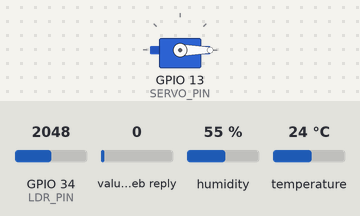
A program run on a simulated ESP32. Parts: servo. The test bench sets the inputs (shaded band); at power-on: GPIO 34 (LDR_PIN) = 2048, humidity 55 %, value in the web reply 0, temperature 24 °C (analog values on the 0–4095 scale). WiFi joins after 1.5 s; servers stay silent unless stated; web services answer with replies made up by the test bench; what the program prints to the serial monitor is not drawn.

Above: at 3.4 s.
3.5 s: GPIO 34 (LDR_PIN) set to 2430
5.0 s: GPIO 34 (LDR_PIN) set to 2562
At 7.2 s:
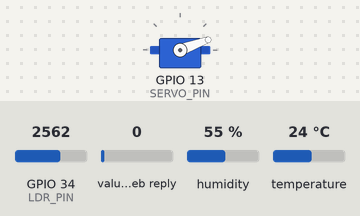
9.9 s: humidity set to 88 %
21.7 s: humidity set to 81 %
24.0 s: humidity set to 78 %
At 28.9 s:
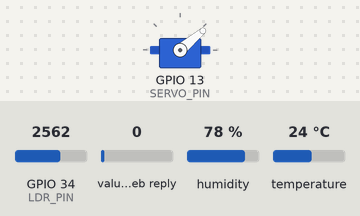
At 30.9 s:
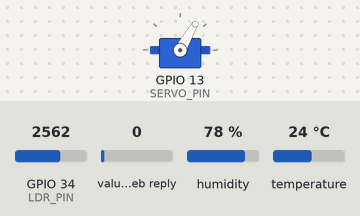
33.5 s: GPIO 34 (LDR_PIN) set to 2027
41.7 s: GPIO 34 (LDR_PIN) set to 1945
At 42.2 s:
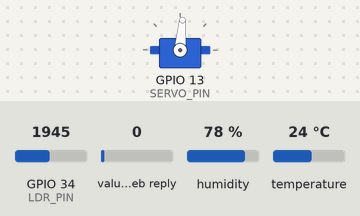
Timing chart, 0 to 46.8 s (numbered marks = the images above; inputs shaded):
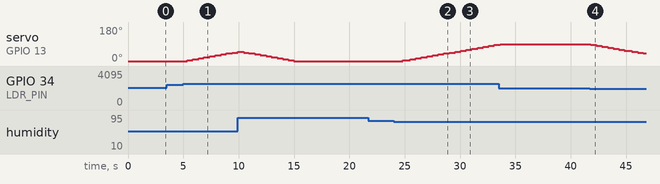

The program:

main.cpp
```cpp
#include <Arduino.h>
#include <WiFi.h>
#include <HTTPClient.h>
#include <Wire.h>
#include <ESP32Servo.h>

// ========== 选择你的温湿度传感器 ==========
//#define USE_AHT20          // 如果是 AHT20，取消注释
#define USE_DHT20            // 你的板更可能是 DHT20

#ifdef USE_DHT20
  #include <DHT20.h>
  DHT20 dht20;
#else
  #include <Adafruit_AHTX0.h>
  Adafruit_AHTX0 aht;
#endif

// ========== Wi-Fi ==========
#define WIFI_SSID     "SETUP-4114"
#define WIFI_PASSWORD "bright8783alert"

// ========== ThingSpeak ==========
#define TS_CHANNEL_ID     "3199845"
// f1=tempC, f2=humidity, f3=ldr_raw, f4=command (OPEN/CLOSE/AUTO), f5=servo_deg
#define TS_READ_API_KEY   "JKJQFNBEDDVENAAM"
#define TS_WRITE_API_KEY  "A94QD484Q4O3IOLX"
static const char* TS_HOST = "https://api.thingspeak.com";

// ========== LDR ==========
#define LDR_PIN         34
#define LDR_SAMPLES     8
#define LUX_OPEN_TH     2500
#define LUX_CLOSE_TH    2000

// ========== 舵机 ==========
Servo servo;
#define SERVO_PIN       13
#define SERVO_MIN_DEG   0
#define SERVO_MAX_DEG   90
#define SERVO_STEP_DEG  5

// ========== 规则/时序 ==========
#define HOT_TEMP_C                30.0
#define HUMID_RH                  80.0

#define CTRL_PERIOD_MS            500
#define PRINT_PERIOD_MS           1500
#define SENSOR_MIN_INTERVAL_MS    1000   // ← 关键：3 秒采样一次
#define SENSOR_RETRY              3
#define SENSOR_RETRY_DELAY_MS     120     // 读失败后的短等待

#define CMD_POLL_MS               5000
#define UPLOAD_PERIOD_MS          20000   // TS 免费版 ≥15s

// ========== I2C ==========
#define SDA_PIN 21
#define SCL_PIN 22
#define I2C_CLOCK_HZ  50000       // 25~50k 更抗干扰

// ========== 可选：I²C 期间暂停 PWM(抗干扰) ==========
#define PAUSE_PWM_DURING_I2C  0   // 1=开启暂停，0=关闭（保持你原来的风格）

// ========== 全局状态 ==========
uint32_t lastPrint=0, lastCtrl=0;
uint32_t lastTHRead=0;        // 上次真正读取温湿度时间戳
uint32_t lastCmdPoll=0;
uint32_t lastUpload=0;

bool   g_bright=false;
int    g_servoPos=0;
String g_mode = "AUTO";       // "OPEN" / "CLOSE" / "AUTO"

float  g_lastT=NAN, g_lastH=NAN;
bool   g_hasGood=false;

bool   pwmEnabled = false;

// ========== 辅助 ==========
void servoPwmEnable(bool en){
  if (en && !pwmEnabled){
    servo.attach(SERVO_PIN);
    servo.write(g_servoPos);
    pwmEnabled = true;
  } else if (!en && pwmEnabled){
    servo.detach();
    pwmEnabled = false;
  }
}

int readLDRSmooth(){
  int sum=0;
  for(int i=0;i<LDR_SAMPLES;i++){ sum += analogRead(LDR_PIN); delay(2); }
  return sum / LDR_SAMPLES;
}

static inline bool plausible(float tC, float rh){
  return !isnan(tC) && !isnan(rh) && rh>=0 && rh<=100 && !(tC==0.0f && rh==0.0f);
}

void setServo(int deg){
  deg = constrain(deg, SERVO_MIN_DEG, SERVO_MAX_DEG);
  if (pwmEnabled) servo.write(deg);
  g_servoPos = deg;
}

void connectWiFi(){
  WiFi.mode(WIFI_STA);
  WiFi.begin(WIFI_SSID, WIFI_PASSWORD);
  Serial.printf("WiFi: connecting to %s", WIFI_SSID);
  uint32_t t0 = millis();
  while (WiFi.status() != WL_CONNECTED){
    Serial.print(".");
    delay(500);
    if (millis() - t0 > 30000){
      Serial.println("\nWiFi timeout, restarting...");
      ESP.restart();
    }
  }
  Serial.printf("\nWiFi OK, IP=%s\n", WiFi.localIP().toString().c_str());
}

// 预热
void thWarmup(){
#ifdef USE_DHT20
  for (int i=0;i<3;i++){ dht20.read(); delay(150); }
#else
  // AHTX0 无需特别预热，这里保持空或轻量访问
#endif
}

// 只在达到最小间隔时才真正读；否则返回缓存
bool getTempHum(float &tC, float &rh){
  uint32_t now = millis();
  if (now - lastTHRead < SENSOR_MIN_INTERVAL_MS){
    if (g_hasGood){ tC=g_lastT; rh=g_lastH; return true; }
    else return false;
  }

  bool ok=false;
  for (int i=0; i<SENSOR_RETRY; ++i){
#if PAUSE_PWM_DURING_I2C
    servoPwmEnable(false);
    delay(3);   // 让 PWM 停一下
#endif

#ifdef USE_DHT20
    int rc = dht20.read();  // 0 成功
    if (rc == 0){
      float tt = dht20.getTemperature();
      float hh = dht20.getHumidity();
      if (plausible(tt,hh)){ tC=tt; rh=hh; ok=true; }
    }
#else
    sensors_event_t hum, temp;
    if (aht.getEvent(&hum, &temp)){
      float tt = temp.temperature;
      float hh = hum.relative_humidity;
      if (plausible(tt,hh)){ tC=tt; rh=hh; ok=true; }
    }
#endif

#if PAUSE_PWM_DURING_I2C
    servoPwmEnable(true);
#endif

    if (ok) break;
    delay(SENSOR_RETRY_DELAY_MS);
  }

  lastTHRead = now;
  if (ok){ g_lastT=tC; g_lastH=rh; g_hasGood=true; }
  else if (g_hasGood){ tC=g_lastT; rh=g_lastH; ok=true; } // 用上次好值兜底
  return ok;
}

// 读取云端指令 field4
String tsPollCommand(){
  if (WiFi.status() != WL_CONNECTED) return "";
  HTTPClient http;
  String url = String(TS_HOST) + "/channels/" + TS_CHANNEL_ID + "/fields/4/last.txt?api_key=" + TS_READ_API_KEY;
  http.begin(url);
  int code = http.GET();
  String cmd;
  if (code == 200){
    cmd = http.getString();
    cmd.trim(); cmd.toUpperCase();
  }
  http.end();
  if (cmd=="OPEN" || cmd=="CLOSE" || cmd=="AUTO") return cmd;
  return "";
}

// 上传字段到 ThingSpeak: f1/f2(若有效), f3 LDR, f5 舵机角度
bool tsUpdate(int ldr){
  if (WiFi.status() != WL_CONNECTED) return false;
  String url = String(TS_HOST) + "/update?api_key=" + TS_WRITE_API_KEY
             + "&field3=" + String(ldr)
             + "&field5=" + String(g_servoPos);
  if (g_hasGood){
    url += "&field1=" + String(g_lastT, 2);
    url += "&field2=" + String(g_lastH, 2);
  }

  HTTPClient http;
  http.begin(url);
  int code = http.GET();
  String body = http.getString();
  http.end();

  if (code == 200 && body.toInt() > 0){
    Serial.printf("TS update OK: entry_id=%s\n", body.c_str());
    return true;
  }else{
    Serial.printf("TS update FAIL: http=%d body=%s\n", code, body.c_str());
    return false;
  }
}

void setup(){
  Serial.begin(115200);
  delay(300);
  Serial.println("\n🌞 Smart Curtain: 3s T/H + LDR + Servo + ThingSpeak");

  analogReadResolution(12);
  analogSetAttenuation(ADC_11db);

  Wire.begin(SDA_PIN, SCL_PIN);
  Wire.setClock(I2C_CLOCK_HZ);
  Wire.setTimeOut(50);

#ifdef USE_DHT20
  if(!dht20.begin()){
    Serial.println("❌ DHT20 init fail (check 3V3/GND/SDA=21/SCL=22/0x38)");
  }else{
    Serial.println("✅ DHT20 OK, warm-up...");
    thWarmup();
  }
#else
  if(!aht.begin()){
    Serial.println("❌ AHT20 init fail");
  }else{
    Serial.println("✅ AHT20 OK");
  }
#endif

  servo.attach(SERVO_PIN);
  pwmEnabled = true;
  setServo(0);

  connectWiFi();

  // 允许上电后立刻第一次读
  lastTHRead = millis() - SENSOR_MIN_INTERVAL_MS;
}

void loop(){
  uint32_t now = millis();

  // 1) LDR 滞后判断
  int ldr = readLDRSmooth();
  if(!g_bright && ldr >= LUX_OPEN_TH)  g_bright = true;
  if( g_bright && ldr <= LUX_CLOSE_TH) g_bright = false;

  // 2) 温湿度（3s 节流 + 重试 + 缓存兜底）
  float tC=NAN, rh=NAN;
  bool thOK = getTempHum(tC, rh);

  // 3) 轮询云端指令（5s）
  if (now - lastCmdPoll >= CMD_POLL_MS){
    lastCmdPoll = now;
    String cmd = tsPollCommand();
    if (cmd.length() && cmd != g_mode){
      g_mode = cmd;
      Serial.printf("Cloud Command: %s\n", g_mode.c_str());
    }
  }

  // 4) 控制（每 500ms，平滑 ±5°）
  if(now - lastCtrl >= CTRL_PERIOD_MS){
    lastCtrl = now;
    int target = g_servoPos;
    if (g_mode == "OPEN") {
      target = SERVO_MAX_DEG;
    } else if (g_mode == "CLOSE") {
      target = SERVO_MIN_DEG;
    } else { // AUTO
      bool tooHotOrHumid = thOK && (tC >= HOT_TEMP_C || rh >= HUMID_RH);
      target = (g_bright && !tooHotOrHumid) ? SERVO_MAX_DEG : SERVO_MIN_DEG;
    }

    if (target > g_servoPos) g_servoPos = min(target, g_servoPos + SERVO_STEP_DEG);
    else if (target < g_servoPos) g_servoPos = max(target, g_servoPos - SERVO_STEP_DEG);
    setServo(g_servoPos);
  }

  // 5) 上传云端（20s）
  if (now - lastUpload >= UPLOAD_PERIOD_MS){
    lastUpload = now;
    tsUpdate(ldr);
    Serial.printf("LDR=%4d bright=%d Mode=%s Servo=%3d°  ",
                  ldr, g_bright, g_mode.c_str(), g_servoPos);
    if (thOK) Serial.printf("Temp=%.2f°C RH=%.2f%%\n", tC, rh);
    else      Serial.println("Temp/RH=NA");
  }

  // 6) 本地打印（1.5s，非必须）
  if (now - lastPrint >= PRINT_PERIOD_MS){
    lastPrint = now;
    Serial.printf("[dbg] LDR=%d  Servo=%d  TH=%s\n",
                  ldr, g_servoPos, thOK ? "OK" : "NA");
  }

  delay(5);
}
```

Measured:
- the behaviour switches between 2499 and 2500 on GPIO 34 (LDR_PIN) (found by bisection; images 0 and 1)
- the behaviour switches between 2001 and 2000 on GPIO 34 (LDR_PIN) (found by bisection; images 3 and 4)
- after the input at 3.5 s, every drawn part: stays the same
- after the input at 5.0 s, servo on GPIO 13 (SERVO_PIN): moves from 0° to 45° over 4.1 s, starting after 0.37 s
- after the input at 21.7 s, every drawn part: stays the same
- after the input at 24.0 s, servo on GPIO 13 (SERVO_PIN): moves from 0° to 85° over 8.3 s, starting after 0.83 s
- after the input at 41.7 s, servo on GPIO 13 (SERVO_PIN): moves from 90° to 40° over 4.7 s, starting after 0.10 s
